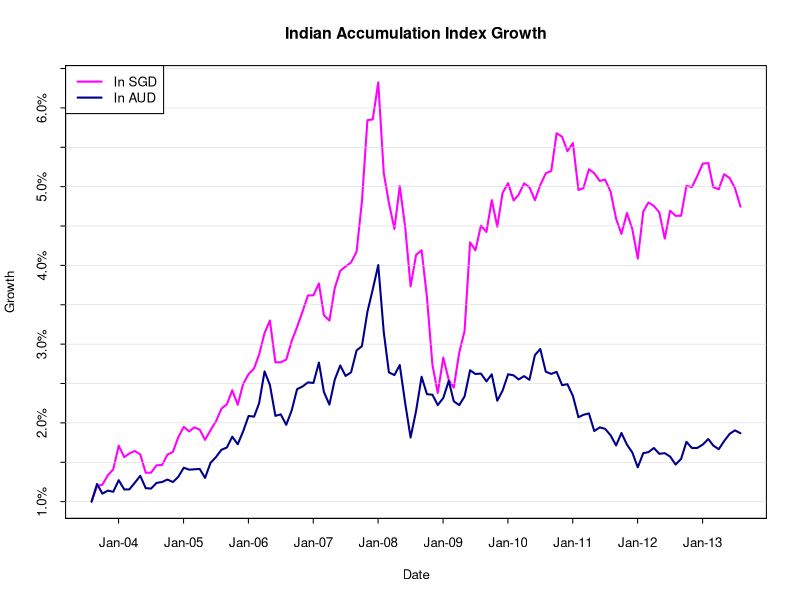

This chart was generated by the following R code:
# read data from Monthly.csv file specially extracted
# from the Excel data spreadsheet
monthly <- read.table('Monthly.csv', header=TRUE, sep=',')

# convert Date column to Date object type
monthly$Date <- as.Date(as.character(monthly$Date), format='%d/%m/%y')

# extract columns of interest
index.name <- 'INDIA.DS..Accum.'
exchange.rate.name <- 'AUD.INR'
idx <- monthly[, c('Date', index.name, exchange.rate.name)]
idx.aud <- idx[, index.name] / idx[, exchange.rate.name]
idx.growth <- idx[, index.name] / idx[1, index.name]
idx.aud.growth <- idx.aud / idx.aud[1]

px <- pretty(idx$Date, n=10)
px.lab <- format(px, '%b-%y')
pf <- pretty(c(idx.growth, idx.aud.growth), n=10)

oldpar <- par(no.readonly=TRUE)
par(cex=.8, tcl=-.3)
plot(idx$Date, idx.growth, type='l', col='magenta', lwd=2, 
     xlab='Date', ylab='Growth', axes=F)
axis(1, at=px, lab=px.lab)
axis(2, at=pf, lab=sprintf('%.1f%%', pf))
box()
abline(h=pf, col='lightgray', lwd=.5)
lines(idx$Date, idx.aud.growth, col='darkblue', lwd=2)
title('Indian Accumulation Index Growth')
legend('topleft', c('In SGD', 'In AUD'), col=c('magenta', 'darkblue'),
       lwd=c(2, 2))
par(oldpar)